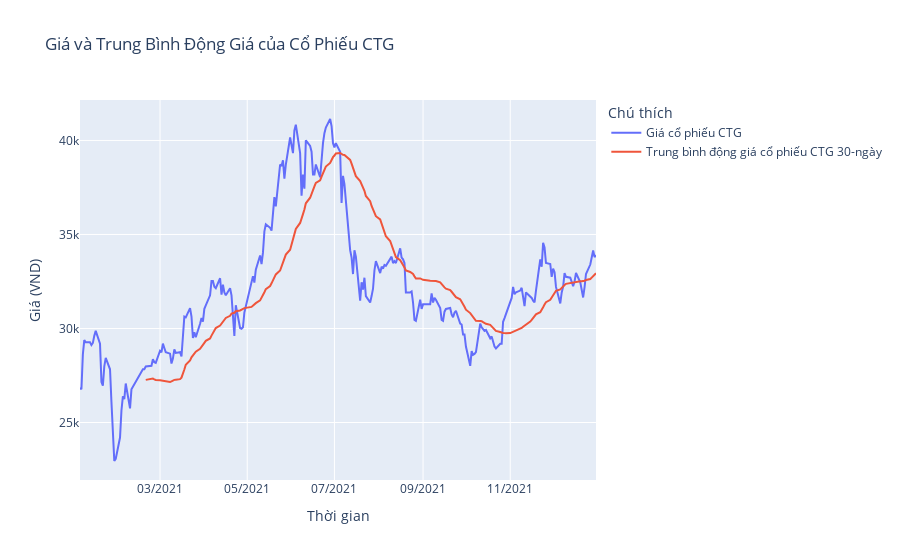

The notebook cell this image was saved under:
### Markdown cell above
Lý do ([Nguồn để đối chiếu](https://cafef.vn/chung-khoan-agribank-agr-lai-rong-quy-4-tang-gap-5-lan-cung-ky-lnst-ca-nam-2021-xap-xi-400-ty-dong-vuot-23-ke-hoach-20220119094850741.chn)): 
- Trong năm 2021, hoạt động cho vay và phải thu của AGR đóng góp 33% doanh thu hoạt động.
- Mảng môi giới cũng bứt phá gần gấp 3 lần cùng kỳ năm trước (quý 4/2020)
- Chi phí hoạt động trong quý 4/2021 lại được tiết giảm mạnh 57% và chi phí quản lý công ty giảm 54% so với quý 4 năm trước.
- Hồi tháng 10/2021, HĐQT Agriseco đã thông qua việc điều chỉnh kế hoạch kinh doanh năm 2021 giúp tăng lên.

Kết quả đạt được:
- CTCP Chứng khoán Agribank (HOSE: AGR) công bố lợi nhuận sau thuế 6 tháng đầu năm 2021 đạt 294 tỷ đồng, gấp gần 7 lần cùng kỳ 2020, xóa toàn bộ lỗ lũy kế. Doanh thu đạt 344 tỷ đồng, vượt 134% kế hoạch và lợi nhuận trước thuế 312 tỷ đồng, vượt 242% kế hoạch năm. EPS 4 quý đạt 1,650 đồng/cổ phiếu, với giá cổ phiếu AGR hiện giao dịch quanh mức 13,300 đồng/cổ phiếu. [Nguồn để đối chiếu](https://vietstock.vn/2021/08/chung-khoan-agribank-agr-lai-gap-doi-sau-soat-xet-dat-312-ty-dong-737-882420.htm)

- Cho đến giữa năm là tháng 6 bắt đầu có sự tăng trưởng đột biến và chạm đỉnh ở vào cuối năm 2021. Cụ thể: Tổng vốn của AgriBank tăng lên 7.0 tỷ USD vào ngày 31/12/2021, tăng 426.4 triệu USD so với năm trước, chủ yếu nhờ vào thu nhập ròng và phát hành cổ phiếu. Tiền mặt và đầu tư đạt 19.7 tỷ USD, với thanh khoản đủ để trang trải nợ đến hạn trong 158 ngày, vượt xa mức tối thiểu 90 ngày. AgriBank đã vượt tất cả các yêu cầu vốn quy định. [Nguồn để đối chiếu](https://www.prnewswire.com/news-releases/agribank-reports-fourth-quarter-2021-and-year-end-financial-results-301494235.html)

### Code cell
plot_moving_average(data_2021, 'CTG')

### Figure 1 — Plotly figure (JSON) as saved in the notebook; plotly's stock layout.template omitted (floating-point values rounded to 4 significant figures; data arrays with more than 128 entries replaced by an {"elided": "..."} marker saying what was removed)
{"data": [{"mode": "lines", "name": "Giá cổ phiếu CTG", "type": "scatter", "x": {"elided": "250 str values"}, "y": {"elided": "250 float values"}}, {"mode": "lines", "name": "Trung bình động giá cổ phiếu CTG 30-ngày", "type": "scatter", "x": {"elided": "250 str values"}, "y": {"elided": "250 float values"}}], "layout": {"legend": {"title": {"text": "Chú thích"}}, "title": {"text": "Giá và Trung Bình Động Giá của Cổ Phiếu CTG"}, "xaxis": {"dtick": "M2", "tickformat": "%m/%Y", "title": {"text": "Thời gian"}}, "yaxis": {"title": {"text": "Giá (VND)"}}}}
